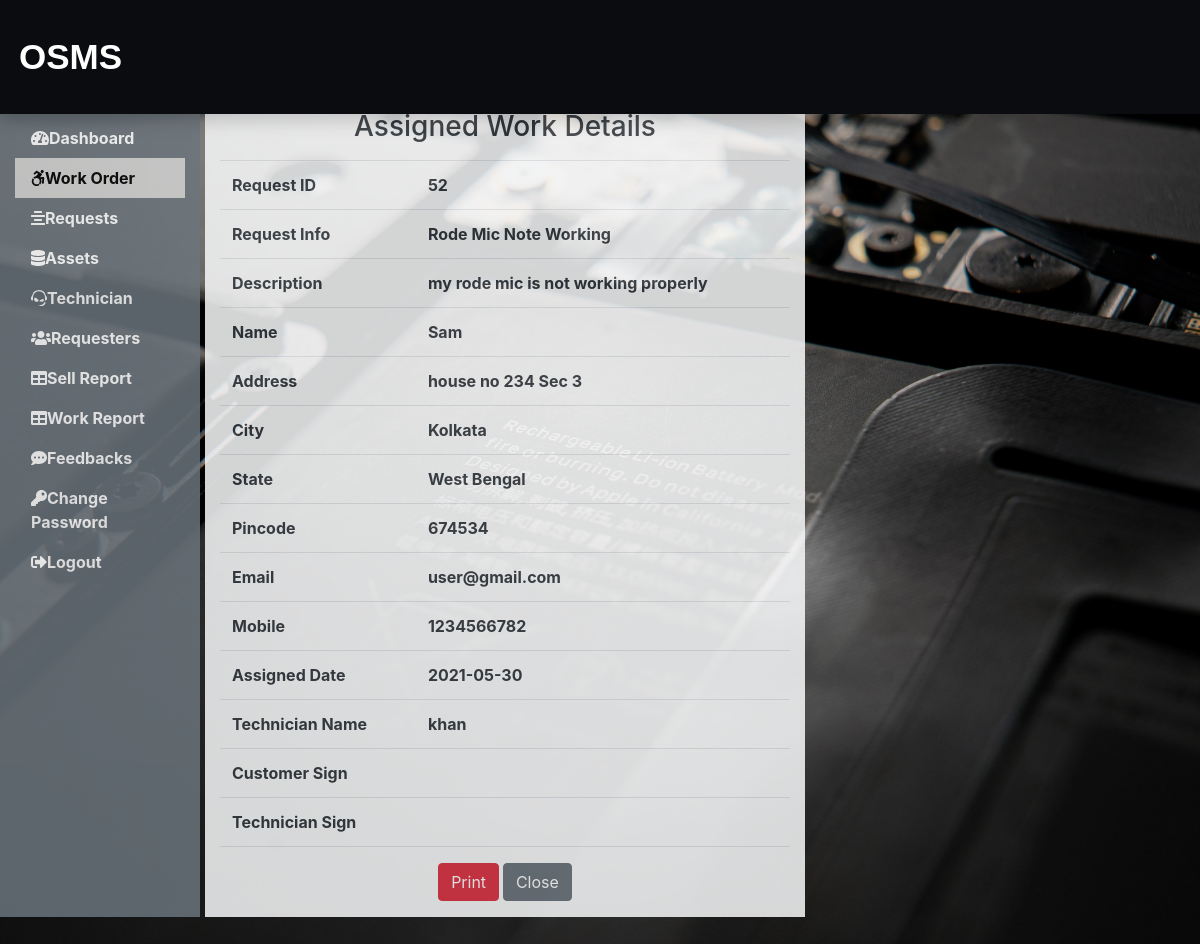
Screenshot of /Admin/viewassignwork.php?id=52 (signed in) with the database file from the repository.
### tables this page shows
CREATE TABLE `assignwork_tb` (
  `rno` int(11) NOT NULL AUTO_INCREMENT,
  `request_id` int(11) NOT NULL,
  `request_info` text NOT NULL,
  `request_desc` text NOT NULL,
  `requester_name` varchar(60) NOT NULL,
  `requester_add1` text NOT NULL,
  `requester_add2` text NOT NULL,
  `requester_city` varchar(60) NOT NULL,
  `requester_state` varchar(60) NOT NULL,
  `requester_zip` int(11) NOT NULL,
  `requester_email` varchar(60) NOT NULL,
  `requester_mobile` bigint(11) NOT NULL,
  `assign_tech` varchar(60) NOT NULL,
  `assign_date` date NOT NULL,
  PRIMARY KEY (`rno`)
);

### Admin/viewassignwork.php (the view, shortened to what this page needs)
<?php
include('../dbConnection.php');
include('includes/header.php');
?>
<div class="col-sm-6 mt-4 bg-light " style="opacity:0.85; margin-left:5px;">
<h3 class="text-center text-dark my-3">Assigned Work Details</h3>
<?php
if(isset($_REQUEST['id'])){
     $sql = "SELECT * FROM assignwork_tb WHERE request_id={$_REQUEST['id']}";
    $result = $conn->query($sql) ;
    $row = $result->fetch_assoc() ;
    ?>
<table class="table text-dark table-hover fw-bold ">
<tbody>
<tr>
<td>Request ID</td>
<td><?php if(isset($row['request_id'])){echo $row['request_id'];} ?></td>
</tr>
<tr>
<td>Request Info</td>
<td><?php if(isset($row['request_info'])){echo $row['request_info'];} ?></td>
</tr>
<tr>
<td>Description</td>
<td><?php if(isset($row['request_desc'])){echo $row['request_desc'];} ?></td>
</tr>
<tr>
<td>Name</td>
<td><?php if(isset($row['requester_name'])){echo $row['requester_name'];} ?></td>
</tr>
<tr>
<td>Address</td>
<td><?php if(isset($row['requester_add1']) && isset($row['requester_add2'])){echo $row['requester_add1'].'  '.$row['requester_add2'];} ?></td>
</tr>
<tr>
<td>City</td>
<td><?php if(isset($row['requester_city'])){echo $row['requester_city'];} ?></td>
</tr>
<tr>
<td>State</td>
<td><?php if(isset($row['requester_state'])){echo $row['requester_state'];} ?></td>
</tr>
<tr>
<td>Pincode</td>
<td><?php if(isset($row['requester_zip'])){echo $row['requester_zip'];} ?></td>
</tr>
<tr>
<td>Email</td>
<td><?php if(isset($row['requester_email'])){echo $row['requester_email'];} ?></td>
</tr>
<tr>
<td>Mobile</td>
<td><?php if(isset($row['requester_mobile'])){echo $row['requester_mobile'];} ?></td>
</tr>
<tr>
<td>Assigned Date</td>
<td><?php if(isset($row['assign_date'])){echo $row['assign_date'];} ?></td>
</tr>
<tr>
<td>Technician Name</td>
<td><?php if(isset($row['assign_tech'])){echo $row['assign_tech'];} ?></td>
</tr>
<tr>
<td>Customer Sign</td>
<td></td>
<tr>
<td>Technician Sign</td>
<td></td>
</tr>
</tr>
</tbody>
</table>
<div class="text-center">
<form action="work.php" class="mb-3 d-print-none">
<input type="button" class="btn btn-danger" value="Print" onClick="window.print()">
<input type="Submit" class="btn btn-secondary" value="Close"  >
</form>
</div>
    <?php
}else{echo "hllo";}
?>
</div>
<?php
include('includes/footer.php');
?>

### Admin/includes/header.php (style rules this page uses)
body { font-weight:bold; background-image:url('../images/image7.jpg'); background-size: cover; background-position: center center; background-repeat: no-repeat; margin-top:70px; min-height:110vh; }

### rows the page displays
assignwork_tb: request "52", request_info "Rode Mic Note Working", request_desc "my rode mic is not working properly", requester_name "Sam", requester_add1 "house no 234", requester_add2 "Sec 3", requester_city "Kolkata", requester_state "West Bengal", requester_zip "674534", requester_email "user@gmail.com", requester_mobile "1234566782", assign_date "2021-05-30", assign_tech "khan"
